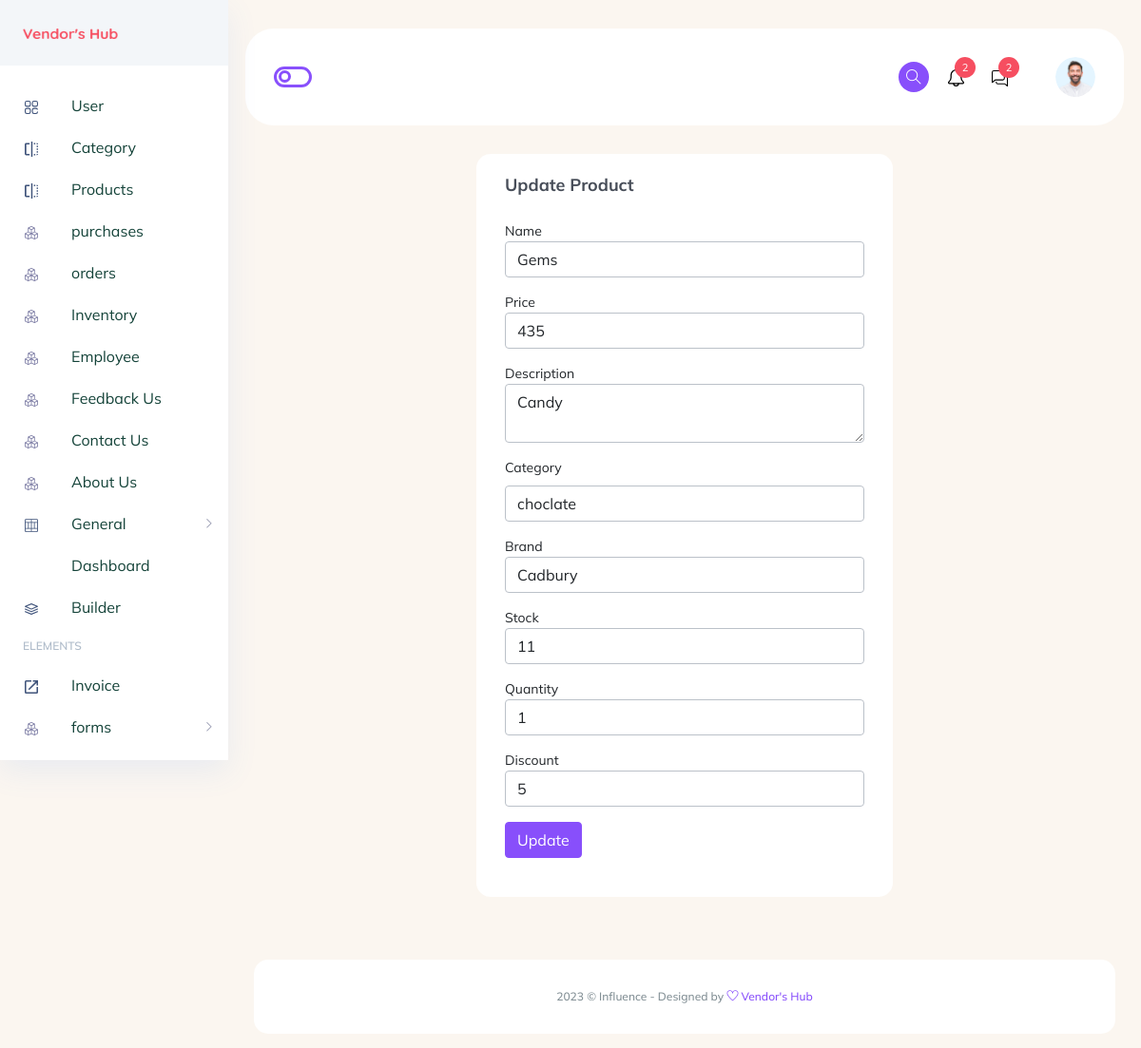
Page /update_product/3/ on the earlier database version.
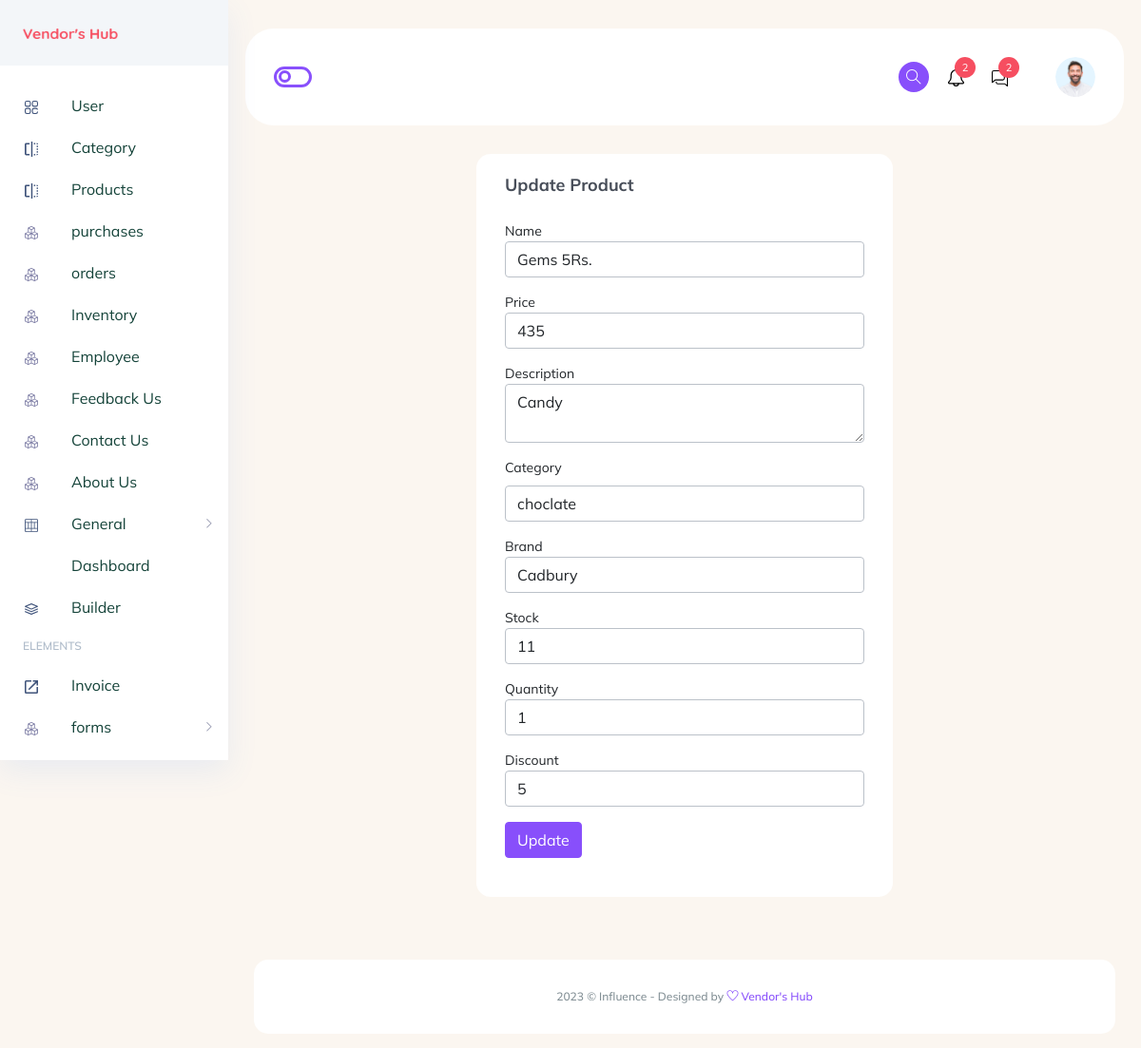
Same page on the later database version.
### vadmin/models.py (models this page shows)
class Product(models.Model):
    class Meta:
        db_table = 'Product'
    p_id = models.AutoField(primary_key=True)
    name = models.CharField(max_length=50)
    price = models.CharField(max_length=50)
    description = models.CharField(max_length=50)
    image = models.CharField(max_length=50)
    category = models.CharField(max_length=50)
    quantity = models.CharField(max_length=50)
    brand = models.CharField(max_length=50)
    stock = models.CharField(max_length=50)
    discount = models.CharField(max_length=50)

### vadmin/views.py (the view)
# urls.py: path('update_product/<int:id>/', views.update_product, name='update_product'),
def update_product(request, id):
    product = Product.objects.get(p_id=id)
    form = ProductForm(instance=product)
    context = {'product': product, 'form': form}
    if request.method == 'POST':
        form = ProductForm(request.POST, instance=product)
        if form.is_valid():
            form.save()
            return redirect('product')
    return render(request, 'update_product.html', context)

### vadmin/forms.py
class ProductForm(forms.ModelForm):
    class Meta:
        model = Product
        fields = ['name', 'price', 'description', 'category', 'quantity', 'brand', 'stock', 'discount']

### vadmin/templates/update_product.html (shortened to what this page needs)
{% load static %}
<!DOCTYPE html>
<html lang="zxx">
   <head>
      {% include "css.html" %}
   </head>
   <body class="crm_body_bg">
      {% include "sidebar.html" %}
      <section class="main_content dashboard_part large_header_bg">
         <div class="container-fluid g-0">
            <div class="row">
               <div class="col-lg-12 p-0 ">
                  {% include "header.html" %}
               </div>
            </div>
         </div>
         {% block content %}
         <div class="main_content_iner">
            <div class="container-fluid p-0">
               <div class="row justify-content-center">
                  <div class="col-lg-6">
                     <div class="white_card card_height_100 mb_30">
                        <div class="white_card_header">
                           <div class="box_header m-0">
                              <div class="main-title">
                                 <h3 class="m-0">Update Product</h3>
                              </div>
                           </div>
                        </div>
                        <div class="white_card_body">
                           <form method="POST" enctype="multipart/form-data">
                              <div class="mb-3">
                                 <label for="name">Name</label>
                                 <input type="text" class="form-control" name="name" value="{{ product.name }}" required>
                              </div>
                              <div class="mb-3">
                                 <label for="price">Price</label>
                                 <input type="number" class="form-control" name="price" value="{{ product.price }}" required>
                              </div>
                              <div class="mb-3">
                                 <label for="description">Description</label>
                                 <textarea class="form-control" name="description" required>{{ product.description }}</textarea>
                              </div>
                              <div class="mb-3">
                                 <label class="form-label" for="category">Category</label>
                                 <input type="text" class="form-control" id="category" value="{{ product.category }}" name="category" required>
                              </div>
                              <div class="mb-3">
                                 <label for="brand">Brand</label>
                                 <input type="text" class="form-control" name="brand" value="{{ product.brand }}" required>
                              </div>
                              <div class="mb-3">
                                 <label for="stock">Stock</label>
                                 <input type="text" class="form-control" name="stock" value="{{ product.stock }}" required>
                              </div>
                              <div class="mb-3">
                                 <label for="quantity">Quantity</label>
                                 <input type="text" class="form-control" name="quantity" value="{{ product.quantity }}" required>
                              </div>
                              <div class="mb-3">
                                 <label for="discount">Discount</label>
                                 <input type="text" class="form-control" name="discount" value="{{ product.discount }}">
                              </div>
                              <div class="mb-3">
                                 <button type="submit" class="btn btn-primary">Update</button>
                              </div>
                           </form>
                        </div>
                     </div>
                  </div>
               </div>
            </div>
         </div>
         {% endblock %}
         {% include "footer.html" %}
      </section>
   </body>
</html>

Differences in the rows shown:
changed Product "Candy": name "Gems" → "Gems 5Rs."
